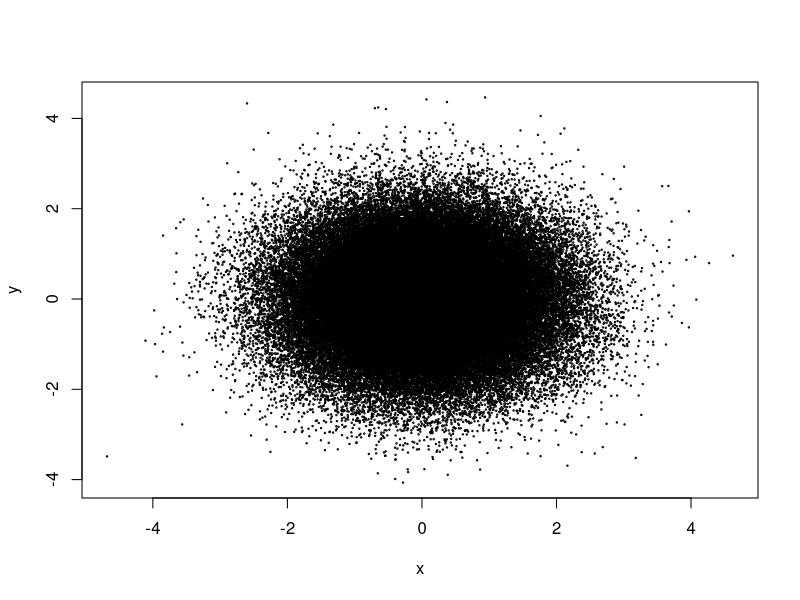

Generate this figure with R: (Note: this script raises an error after producing the figure.)
#2-dimensional normal random vector------------------------------------
x=rnorm(1e5)#1d normal
y=rnorm(1e5)#1d normal
XX=matrix(NA,nrow=1e5,nco=2)#2d normal
plot(x,y,cex = .2)#support for 2d normal

#MASS package: mvrnorm--------------------------------------------------------
#X-Normal(m,sigma)#m is the mean vector and sigma is covariance matrix
m=c(0,0)#mean vector
Sig=rbind(c(9,-1),c(-1,1))#positive definite
eigen(Sig,only.values = TRUE)#return eigenvalues, all pos; eigenvalues determines how much more skewed
eigen(Sig)#if engenvectors almost the same, less skewness

#do not forget to check MASS library
X=mvrnorm(2000,m,Sig)#each row is a sample, which is two-dimensional point
plot(X,xlim=c(-8,8),ylim=c(-8,8))

#given the data, guess the mean
m1=mean(X[,1])
m2=mean(X[,2])
#given the data, guess the sigma("pos definite"):covariance matrix
cov(X[,1],X[,1])#covariance at row 1 col 1
cov(X[,1],X[,2])
cov(X[,2],X[,1])
cov(X[,2],X[,2])


#Box Muller---------------------------
u=runif(1e5)#uniform
v=runif(1e5)#uniform
n1=sqrt(-2*log(u))*cos(2*pi*v)#1 dimensional normal
PDF(n1,20)
n11=sqrt(-2*log(u))*sin(2*pi*v)#1 dim normal
PDF(n11,20)
N2=matrix(NA,nrow=1e5,ncol=2)
N2[,1]=n1
N2[,2]=n11
plot(n1,n11,cex = .01)





#PDF---------------------------
#a good n will help you decide which kind of PDF equation to use
PDF = function(X,n,y.min = 0,y.max = 1){
  a = min(X)
  b = max(X)
  N = length(X)
  s = (b-a)/n # spacing of the sub-intervals
  x = rep(NA,n+1)
  x.mid = rep(NA,n)
  for(i in 1:(n+1)){
    x[i] = a + (i-1)*s
  }
  
  for(i in 1:n){
    x.mid[i] = (.5)*( x[i+1] + x[i] )
  }
  
  f = rep(NA,n)
  for(i in 1:n){
    f[i] = sum( X > x[i] & X < x[i+1] )/(N*s)
  }
  plot(x.mid,f,type = "l",ylim = c(y.min,y.max) )
}